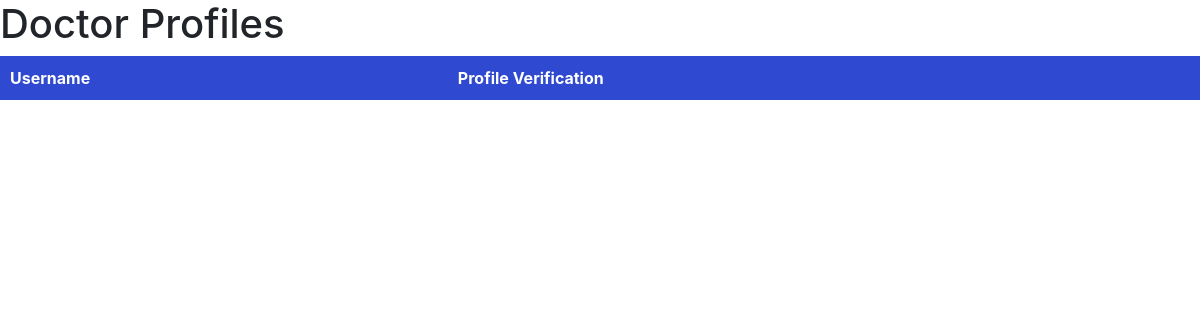
Before: /doctor_profile/ (signed in) with the older database file.
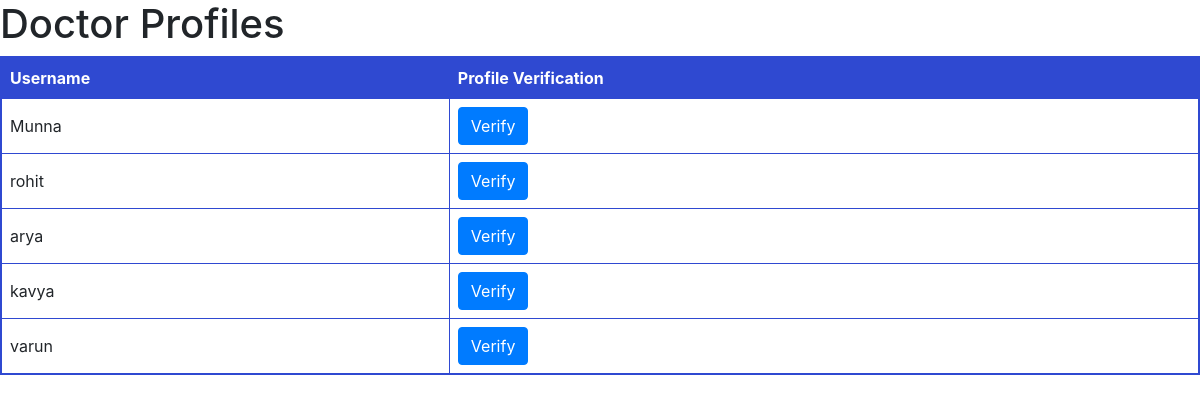
After: the same page with the newer database file.
### ct/models.py (models this page shows, shortened)
class DoctorProfile(models.Model):
    user = models.OneToOneField(settings.AUTH_USER_MODEL, on_delete=models.CASCADE)
    phone_number = models.CharField(max_length=15, blank=True, null=True)
    state = models.CharField(max_length=255, null=True, blank=True)
    district = models.CharField(max_length=100, blank=True, null=True)
    age = models.IntegerField(blank=True, null=True)
    gender = models.CharField(max_length=10, blank=True)
    certifications = models.TextField()
    specialization = models.CharField(max_length=100)
    available_timings = models.CharField(max_length=255, blank=True, null=True)
    booked_by = models.ManyToManyField(settings.AUTH_USER_MODEL, related_name='booked_doctors', blank=True)

class CustomUser(AbstractUser):
    CUSTOMER = 1
    DIETITIAN = 2
    DOCTOR = 3
    ROLE_CHOICE = (
     (CUSTOMER, 'Customer'),
     (DIETITIAN, 'Dietitian'),
     (DOCTOR, 'Doctor'),
    )
    username = models.CharField(max_length=100,unique=True ,default='')
    email = models.EmailField(unique=True)
    password = models.CharField(max_length=128)
    is_Customer = models.BooleanField(default=False)
    is_Dietitian = models.BooleanField(default=False)
    is_Doctor = models.BooleanField(default=False)
    REQUIRED_FIELDS = []

### ct/views.py (the view)
# urls.py: path('doctor_profile/', views.doctor_profile, name='doctor_profile'),
@staff_member_required
def doctor_profile(request):
    doctors = DoctorProfile.objects.all()
    context = {
        'doctors': doctors,
    }
    return render(request, 'doctor_profile.html', context)

### ct/templates/doctor_profile.html (shortened to what this page needs)
{% load static %}
<!DOCTYPE html>
<html>
  <head>
    <link rel="stylesheet" href="https://maxcdn.bootstrapcdn.com/bootstrap/4.5.2/css/bootstrap.min.css">
  </head>
  <body>
    <div class="main-content">
        <h1>Doctor Profiles</h1>
        <table class="user-table">
            <thead>
                <tr class="blue-header">
                    <th>Username</th>
                    <th>Profile Verification</th>
                </tr>
            </thead>
            <tbody>
                {% for doctor in doctors %}
                    <tr>
                        <td>{{ doctor.user.username }}</td>
                        <td>
                            {% if doctor.verified %}
                                Verified
                            {% else %}
                                <button type="button" class="btn btn-primary" data-toggle="modal" data-target="#doctorProfileModal{{ doctor.id }}">
                                    Verify
                                </button>
                            {% endif %}
                        </td>
                    </tr>
                {% endfor %}
            </tbody>
        </table>
    </div>
  </body>
</html>

Changed rows visible on the page:
added DoctorProfile: user.username "Munna"
added DoctorProfile: user.username "rohit"
added DoctorProfile: user.username "arya"
added DoctorProfile: user.username "kavya"
added DoctorProfile: user.username "varun"
